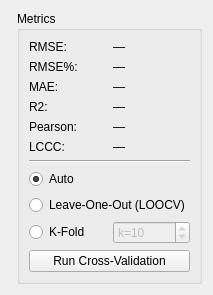
         <widget class="QWidget" name="tabDetValidation">
          <attribute name="title">
           <string>Validation</string>
          </attribute>
          <layout class="QHBoxLayout" name="horizontalLayout_detVal">
           <item>
            <widget class="QWidget" name="canvasDetValidation" native="true"/>
           </item>
           <item>
            <widget class="QGroupBox" name="groupDetMetrics">
             <property name="title">
              <string>Metrics</string>
             </property>
             <layout class="QGridLayout" name="gridLayout_metrics">
              <item row="0" column="1">
               <widget class="QLabel" name="valRMSE">
                <property name="text">
                 <string>—</string>
                </property>
               </widget>
              </item>
              <item row="2" column="1">
               <widget class="QLabel" name="valMAE">
                <property name="text">
                 <string>—</string>
                </property>
               </widget>
              </item>
              <item row="7" column="0" colspan="2">
               <widget class="QRadioButton" name="radCVAuto">
                <property name="toolTip">
                 <string>Automatically select CV method based on sample size (LOOCV for n &lt;= 100, K-Fold otherwise).</string>
                </property>
                <property name="text">
                 <string>Auto</string>
                </property>
                <property name="checked">
                 <bool>true</bool>
                </property>
               </widget>
              </item>
              <item row="2" column="0">
               <widget class="QLabel" name="lblMAE">
                <property name="text">
                 <string>MAE:</string>
                </property>
               </widget>
              </item>
              <item row="4" column="1">
               <widget class="QLabel" name="valPearsonR">
                <property name="text">
                 <string>—</string>
                </property>
               </widget>
              </item>
              <item row="9" column="0">
               <widget class="QRadioButton" name="radCVKFold">
                <property name="text">
                 <string>K-Fold</string>
                </property>
               </widget>
              </item>
              <item row="3" column="0">
               <widget class="QLabel" name="lblR2">
                <property name="text">
                 <string>R2:</string>
                </property>
               </widget>
              </item>
              <item row="0" column="0">
               <widget class="QLabel" name="lblRMSE">
                <property name="text">
                 <string>RMSE:</string>
                </property>
               </widget>
              </item>
              <item row="6" column="0" colspan="2">
               <widget class="Line" name="line">
                <property name="orientation">
                 <enum>Qt::Horizontal</enum>
                </property>
               </widget>
              </item>
              <item row="8" column="0" colspan="2">
               <widget class="QRadioButton" name="radCVLOOCV">
                <property name="text">
                 <string>Leave-One-Out (LOOCV)</string>
                </property>
               </widget>
              </item>
              <item row="9" column="1">
               <widget class="QSpinBox" name="spinK">
                <property name="enabled">
                 <bool>false</bool>
                </property>
                <property name="prefix">
                 <string>k=</string>
                </property>
                <property name="minimum">
                 <number>2</number>
                </property>
                <property name="maximum">
                 <number>100</number>
                </property>
                <property name="value">
                 <number>10</number>
                </property>
               </widget>
              </item>
              <item row="10" column="0" colspan="2">
               <widget class="QPushButton" name="btnRunCV">
                <property name="text">
                 <string>Run Cross-Validation</string>
                </property>
               </widget>
              </item>
              <item row="3" column="1">
               <widget class="QLabel" name="valR2">
                <property name="text">
                 <string>—</string>
                </property>
               </widget>
              </item>
              <item row="4" column="0">
               <widget class="QLabel" name="lblPearsonR">
                <property name="text">
                 <string>Pearson:</string>
                </property>
               </widget>
              </item>
              <item row="5" column="0">
               <widget class="QLabel" name="lblLCCC">
                <property name="text">
                 <string>LCCC:</string>
                </property>
               </widget>
              </item>
              <item row="5" column="1">
               <widget class="QLabel" name="valLCCC">
                <property name="text">
                 <string>—</string>
                </property>
               </widget>
              </item>
              <item row="1" column="0">
               <widget class="QLabel" name="lblRMSE_2">
                <property name="text">
                 <string>RMSE%:</string>
                </property>
               </widget>
              </item>
              <item row="1" column="1">
               <widget class="QLabel" name="valRMSE_2">
                <property name="text">
                 <string>—</string>
                </property>
               </widget>
              </item>
             </layout>
            </widget>
           </item>
          </layout>
         </widget>
